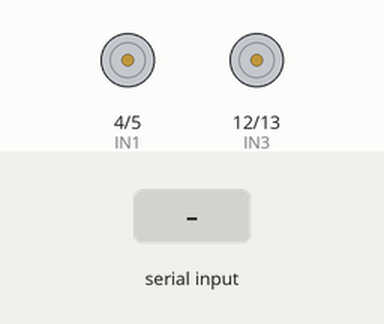
The sketch below on a simulated Arduino Uno, built with avr-gcc and run on an emulated ATmega328P. Shown: motor-driver pin pairs drawn as motors (green arrow = first pin HIGH = forward, orange = second pin HIGH = backward, longer = more drive, scaled by the enable pin). The test bench sets the inputs (shaded band).

Above: at 1.2 s.
1.3 s: "R" received over Serial
At 1.7 s:
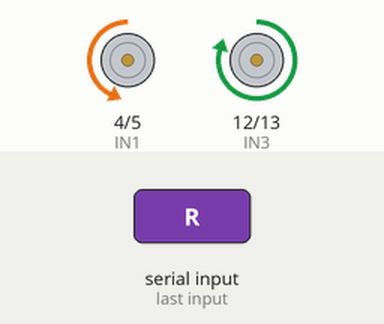
3.3 s: "L" received over Serial
At 3.7 s:
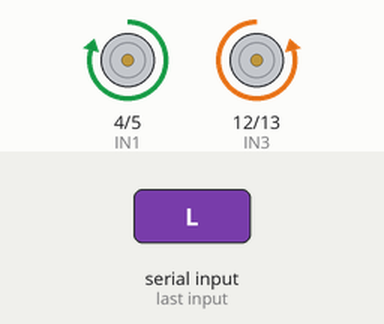
Timing chart, 0 to 6.3 s (numbered marks = the images above; inputs shaded):
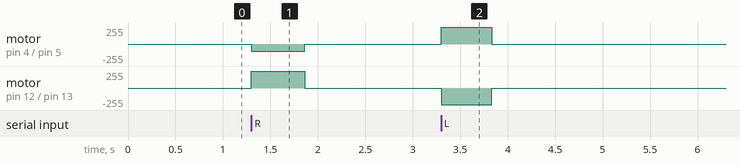

Measured:
- after the input at 1.3 s, motor on pin 4 (IN1) / pin 5 (IN2): stopped → backward 110/255 at once, → stopped 0.56 s later; motor on pin 12 (IN3) / pin 13 (IN4): stopped → forward 250/255 at once, → stopped 0.56 s later
- after the input at 3.3 s, motor on pin 4 (IN1) / pin 5 (IN2): stopped → forward 250/255 at once, → stopped 0.53 s later; motor on pin 12 (IN3) / pin 13 (IN4): stopped → backward 250/255 at once, → stopped 0.53 s later

The sketch:

arduino_test.ino
```cpp
// DC모터 핀 설정
// MotorA - 오른쪽
#define ENA 3
#define IN1 4
#define IN2 5

// MotorB - 왼쪽
#define ENB 11
#define IN3 12
#define IN4 13

void setup() {

  pinMode(ENA, OUTPUT);
  pinMode(IN1, OUTPUT);
  pinMode(IN2, OUTPUT);

  pinMode(ENB, OUTPUT);
  pinMode(IN3, OUTPUT);
  pinMode(IN4, OUTPUT);

  Serial.begin(19200); // 아두이노 - pc 통신용
}

void Turn_Left(){
  int speed = 250;
  int duration = 530;

  analogWrite(ENA, speed); // test 필요
  digitalWrite(IN1, HIGH);
  digitalWrite(IN2, LOW);

  analogWrite(ENB, speed);
  digitalWrite(IN3, LOW);
  digitalWrite(IN4, HIGH);

  delay(duration);

  stop_motor();
}

void Turn_Right(){
  int duration = 560;

  analogWrite(ENA, 110);
  digitalWrite(IN1, LOW);
  digitalWrite(IN2, HIGH);

  analogWrite(ENB, 250);
  digitalWrite(IN3, HIGH);
  digitalWrite(IN4, LOW);

  delay(duration);

  stop_motor();
}

void stop_motor() {
  analogWrite(ENA, 0);
  digitalWrite(IN1, LOW);
  digitalWrite(IN2, LOW);

  analogWrite(ENB, 0);
  digitalWrite(IN3, LOW);
  digitalWrite(IN4, LOW);
}

void loop() {
  if (Serial.available()) {
    char c = Serial.read();
    if (c == 'R') Turn_Right();
    if (c == 'L') Turn_Left();
  }
}
```
